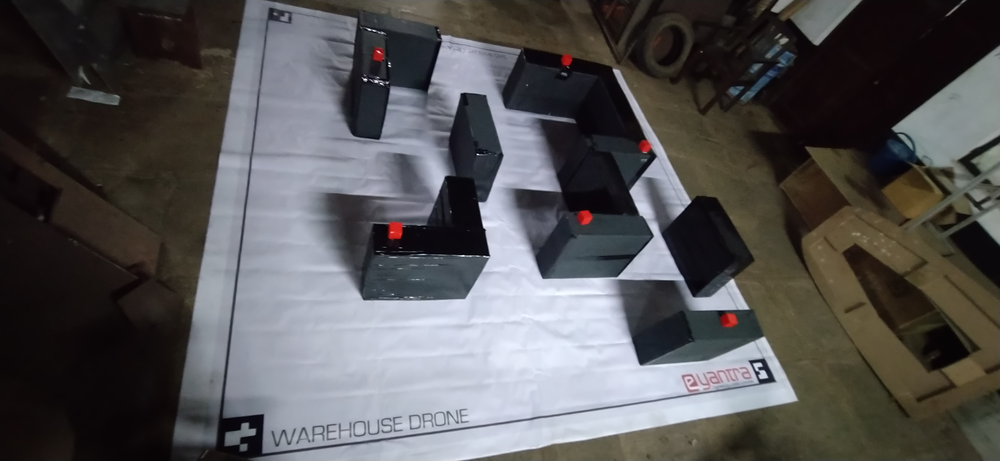
#> input picture Task 3/Task_3a/WD_task_3a_3354_arena.png, 1000 x 461 px, shrunk from 3264 x 1504 before the run
$ python perspectivetransform.py --image '../../Task 3/Task_3a/WD_task_3a_3354_arena.png'
#> lines starting #> are read from the running program, lines starting #| are printed output that depends on the picture
import cv2
import numpy as np
import argparse
import os


class Arena:
    def __init__(self, image_path):
        self.width = 1000
        self.height = 1000
        self.image_path = image_path
        self.detected_markers = []
        self.obstacles = 0
        self.total_area = 0

    def get_aruco_dict_and_params(self):
        aruco_dict = cv2.aruco.getPredefinedDictionary(cv2.aruco.DICT_4X4_250)
        parameters = cv2.aruco.DetectorParameters()
        return aruco_dict, parameters

    def detect_markers(self, gray):
        aruco_dict, parameters = self.get_aruco_dict_and_params()

        # OpenCV 4.7+ style of Aruco detection
        detector = cv2.aruco.ArucoDetector(aruco_dict, parameters)
        corners, ids, _ = detector.detectMarkers(gray)

        return corners, ids

    def sort_corners_by_position(self, corners):
        """
        Sort corners based on their position in the image.
        Assumes 4 markers have been detected and sorts them as:
        top-left, top-right, bottom-left, bottom-right
        """
        # Calculate the center of each detected ArUco marker
        centers = [(np.mean(corner[0][:, 0]), np.mean(corner[0][:, 1])) for corner in corners]

        # Sort by y-coordinate first (top to bottom), then by x-coordinate (left to right)
        sorted_indices = np.argsort([center[1] for center in centers])  # Sort by y (top to bottom)
        top_markers = sorted_indices[:2]  # Two top markers
        bottom_markers = sorted_indices[2:]  # Two bottom markers

        # Sort top markers by x-coordinate (left to right)
        top_left, top_right = sorted(top_markers, key=lambda idx: centers[idx][0])

        # Sort bottom markers by x-coordinate (left to right)
        bottom_left, bottom_right = sorted(bottom_markers, key=lambda idx: centers[idx][0])

        # Return the sorted corners in the order: top-left, top-right, bottom-left, bottom-right
        return [corners[top_left], corners[top_right], corners[bottom_left], corners[bottom_right]]

    def identification(self):
        # Read the image
        frame = cv2.imread(self.image_path)
#> frame is the input picture: shape (461, 1000, 3); mean B, G, R 83.7, 83, 84.3
        if frame is None:
            print(f"Error: Could not read the image at {self.image_path}")
            return

        # Convert to grayscale
        gray = cv2.cvtColor(frame, cv2.COLOR_BGR2GRAY)
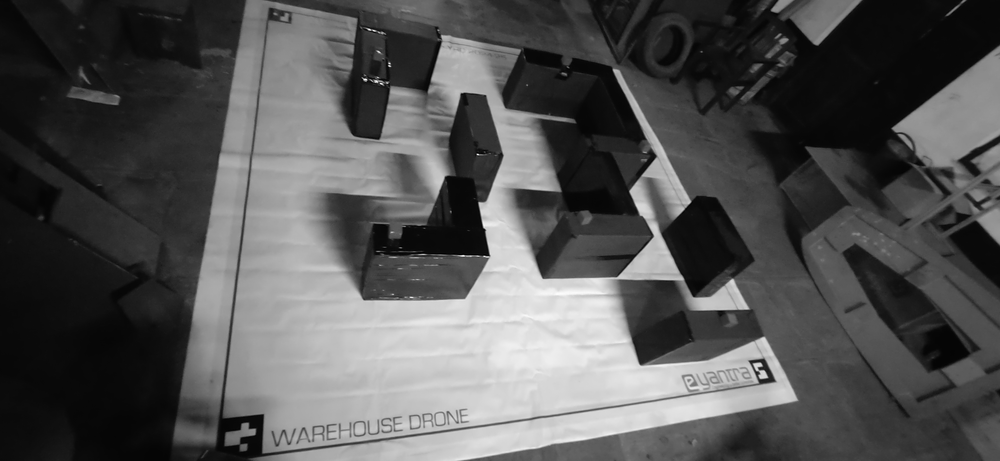
#> gray: shape (461, 1000); min 0, max 255, mean 83.5

        # ArUco detection
        corners, ids = self.detect_markers(gray)
#> in detect_markers, `corners, ids, _ = detector.detectMarkers(gray)`: corners = (); ids = None
#> corners = ()

        # Draw detected markers
        if ids is not None and len(ids) == 4:
            self.detected_markers = ids.flatten().tolist()

            # Sort corners by their spatial positions
            sorted_corners = self.sort_corners_by_position(corners)

            # Define source points for the perspective transform
            src_points = np.array([
                sorted_corners[0][0][0],  # Top-left corner
                sorted_corners[1][0][1],  # Top-right corner
                sorted_corners[2][0][3],  # Bottom-left corner
                sorted_corners[3][0][2],  # Bottom-right corner
            ], dtype=np.float32)

            dst_points = np.array([
                [0, 0],
                [self.width-1, 0],
                [0, self.height-1],
                [self.width-1, self.height-1]
            ], dtype=np.float32)

            # Apply Perspective Transform
            matrix = cv2.getPerspectiveTransform(src_points, dst_points)
            transformed_image = cv2.warpPerspective(frame, matrix, (self.width, self.height))

            # Create a mask for non-white areas
            lower_bound = np.array([88.7, 88.7, 88.7], dtype=np.uint8)
            upper_bound = np.array([192, 192, 192], dtype=np.uint8)
            mask = cv2.inRange(transformed_image, lower_bound, upper_bound)

            # Find contours on the mask
            contours, _ = cv2.findContours(mask, cv2.RETR_EXTERNAL, cv2.CHAIN_APPROX_TC89_KCOS )

            # Filter contours based on area and shape
            min_area = 1000
            relevant_contours = []
            for contour in contours:
                area = cv2.contourArea(contour)
                if area > min_area:
                    relevant_contours.append(contour)

            self.obstacles = len(relevant_contours)
            self.total_area = sum(cv2.contourArea(contour) for contour in relevant_contours)

            # Draw all detected contours on the transformed image
            cv2.drawContours(transformed_image, relevant_contours, -1, (0, 255, 0), 2)

            # Save the transformed image to a file
            output_path = "transformed_image.png"
            cv2.imwrite(output_path, transformed_image)
            print(f"Transformed image saved to {output_path}")
        else:
            print(f"Error: Could not detect exactly 4 ArUco markers in the image. Detected: {len(ids) if ids is not None else 0}")
#| Error: Could not detect exactly 4 ArUco markers in the image. Detected: 0

    def text_file(self):
        file_path = os.path.abspath("obstacles.txt")
        with open("obstacles.txt", "w") as file:
            file.write(f"Aruco ID: {self.detected_markers}\n")
            file.write(f"Obstacles: {self.obstacles}\n")
            file.write(f"Area: {self.total_area}\n")


if __name__ == '__main__':
    parser = argparse.ArgumentParser(description='Process an image to detect ArUco markers and obstacles.')
    parser.add_argument('--image', type=str, required=True, help='Path to the input image')
    args = parser.parse_args()

    arena = Arena(args.image)
    arena.identification()
    arena.text_file()
